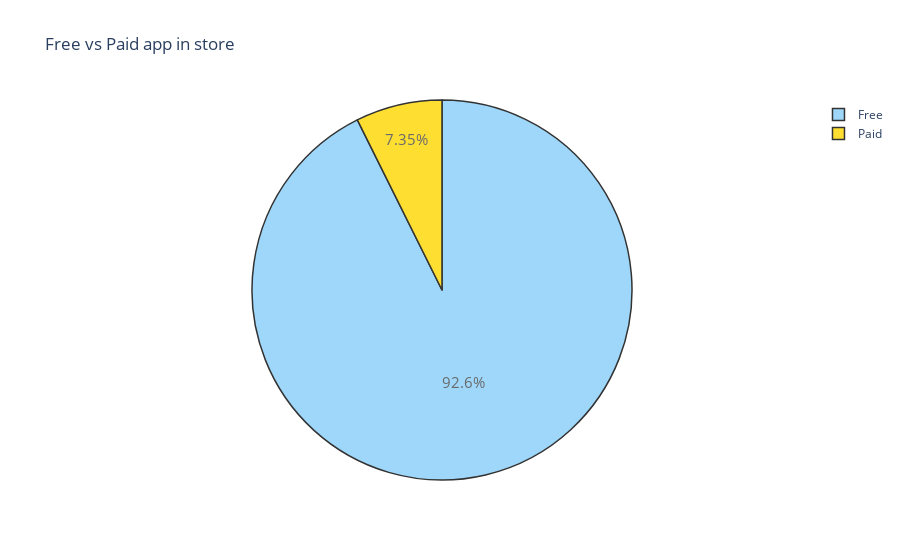

The cell this chart's notebook holds for it:
### Markdown cell above
Plot pie chart for percentage of free vs paid app in store

### Code cell
trace = go.Pie(labels = ['Free', 'Paid'], values = df['Type'].value_counts(), 
               textfont=dict(size=15), opacity = 0.8,
               marker=dict(colors=['lightskyblue', 'gold'], 
                           line=dict(color='#000000', width=1.5)))


layout = dict(title =  'Free vs Paid app in store ')
           
fig = dict(data = [trace], layout=layout)
py.iplot(fig)

### Figure 1 — Plotly figure (JSON) as saved in the notebook; plotly's stock layout.template omitted (floating-point values rounded to 4 significant figures)
{"data": [{"labels": ["Free", "Paid"], "marker": {"colors": ["lightskyblue", "gold"], "line": {"color": "#000000", "width": 1.5}}, "opacity": 0.8, "textfont": {"size": 15}, "type": "pie", "values": [7588, 602]}], "layout": {"title": {"text": "Free vs Paid app in store "}}}
